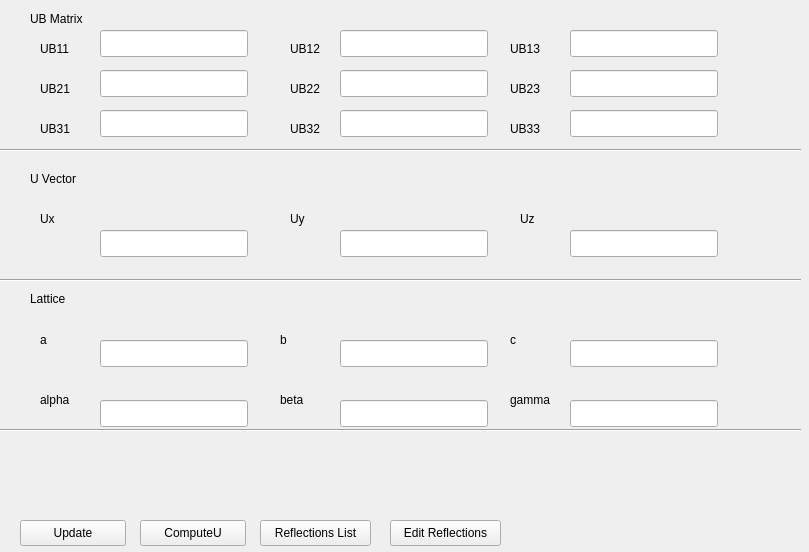
<?xml version="1.0" encoding="UTF-8"?>
<ui version="4.0">
 <class>ubmatrix</class>
 <widget class="TaurusWidget" name="ubmatrix">
  <property name="geometry">
   <rect>
    <x>0</x>
    <y>0</y>
    <width>809</width>
    <height>552</height>
   </rect>
  </property>
  <property name="windowTitle">
   <string>Form</string>
  </property>
  <widget class="QLabel" name="ub11label">
   <property name="geometry">
    <rect>
     <x>40</x>
     <y>40</y>
     <width>41</width>
     <height>17</height>
    </rect>
   </property>
   <property name="text">
    <string>UB11</string>
   </property>
  </widget>
  <widget class="TaurusValueLineEdit" name="taurusub11value">
   <property name="geometry">
    <rect>
     <x>100</x>
     <y>30</y>
     <width>148</width>
     <height>27</height>
    </rect>
   </property>
   <property name="readOnly">
    <bool>true</bool>
   </property>
  </widget>
  <widget class="QPushButton" name="UpdateButton">
   <property name="geometry">
    <rect>
     <x>20</x>
     <y>520</y>
     <width>106</width>
     <height>26</height>
    </rect>
   </property>
   <property name="text">
    <string>Update</string>
   </property>
  </widget>
  <widget class="QLabel" name="ub12label">
   <property name="geometry">
    <rect>
     <x>290</x>
     <y>40</y>
     <width>41</width>
     <height>17</height>
    </rect>
   </property>
   <property name="text">
    <string>UB12</string>
   </property>
  </widget>
  <widget class="QLabel" name="ub13label">
   <property name="geometry">
    <rect>
     <x>510</x>
     <y>40</y>
     <width>41</width>
     <height>17</height>
    </rect>
   </property>
   <property name="text">
    <string>UB13</string>
   </property>
  </widget>
  <widget class="QLabel" name="ub21label">
   <property name="geometry">
    <rect>
     <x>40</x>
     <y>80</y>
     <width>41</width>
     <height>17</height>
    </rect>
   </property>
   <property name="text">
    <string>UB21</string>
   </property>
  </widget>
  <widget class="QLabel" name="ub22label">
   <property name="geometry">
    <rect>
     <x>290</x>
     <y>80</y>
     <width>41</width>
     <height>17</height>
    </rect>
   </property>
   <property name="text">
    <string>UB22</string>
   </property>
  </widget>
  <widget class="QLabel" name="ub23label">
   <property name="geometry">
    <rect>
     <x>510</x>
     <y>80</y>
     <width>41</width>
     <height>17</height>
    </rect>
   </property>
   <property name="text">
    <string>UB23</string>
   </property>
  </widget>
  <widget class="QLabel" name="ub31label">
   <property name="geometry">
    <rect>
     <x>40</x>
     <y>120</y>
     <width>41</width>
     <height>17</height>
    </rect>
   </property>
   <property name="text">
    <string>UB31</string>
   </property>
  </widget>
  <widget class="QLabel" name="ub32label">
   <property name="geometry">
    <rect>
     <x>290</x>
     <y>120</y>
     <width>41</width>
     <height>17</height>
    </rect>
   </property>
   <property name="text">
    <string>UB32</string>
   </property>
  </widget>
  <widget class="QLabel" name="ub33label">
   <property name="geometry">
    <rect>
     <x>510</x>
     <y>120</y>
     <width>41</width>
     <height>17</height>
    </rect>
   </property>
   <property name="text">
    <string>UB33</string>
   </property>
  </widget>
  <widget class="TaurusValueLineEdit" name="taurusub12value">
   <property name="geometry">
    <rect>
     <x>340</x>
     <y>30</y>
     <width>148</width>
     <height>27</height>
    </rect>
   </property>
   <property name="readOnly">
    <bool>true</bool>
   </property>
  </widget>
  <widget class="TaurusValueLineEdit" name="taurusub13value">
   <property name="geometry">
    <rect>
     <x>570</x>
     <y>30</y>
     <width>148</width>
     <height>27</height>
    </rect>
   </property>
   <property name="readOnly">
    <bool>true</bool>
   </property>
  </widget>
  <widget class="TaurusValueLineEdit" name="taurusub21value">
   <property name="geometry">
    <rect>
     <x>100</x>
     <y>70</y>
     <width>148</width>
     <height>27</height>
    </rect>
   </property>
   <property name="readOnly">
    <bool>true</bool>
   </property>
  </widget>
  <widget class="TaurusValueLineEdit" name="taurusub22value">
   <property name="geometry">
    <rect>
     <x>340</x>
     <y>70</y>
     <width>148</width>
     <height>27</height>
    </rect>
   </property>
   <property name="readOnly">
    <bool>true</bool>
   </property>
  </widget>
  <widget class="TaurusValueLineEdit" name="taurusub23value">
   <property name="geometry">
    <rect>
     <x>570</x>
     <y>70</y>
     <width>148</width>
     <height>27</height>
    </rect>
   </property>
   <property name="readOnly">
    <bool>true</bool>
   </property>
  </widget>
  <widget class="TaurusValueLineEdit" name="taurusub31value">
   <property name="geometry">
    <rect>
     <x>100</x>
     <y>110</y>
     <width>148</width>
     <height>27</height>
    </rect>
   </property>
   <property name="readOnly">
    <bool>true</bool>
   </property>
  </widget>
  <widget class="TaurusValueLineEdit" name="taurusub32value">
   <property name="geometry">
    <rect>
     <x>340</x>
     <y>110</y>
     <width>148</width>
     <height>27</height>
    </rect>
   </property>
   <property name="readOnly">
    <bool>true</bool>
   </property>
  </widget>
  <widget class="TaurusValueLineEdit" name="taurusub33value">
   <property name="geometry">
    <rect>
     <x>570</x>
     <y>110</y>
     <width>148</width>
     <height>27</height>
    </rect>
   </property>
   <property name="readOnly">
    <bool>true</bool>
   </property>
  </widget>
  <widget class="QPushButton" name="ComputeUButton">
   <property name="geometry">
    <rect>
     <x>140</x>
     <y>520</y>
     <width>106</width>
     <height>26</height>
    </rect>
   </property>
   <property name="text">
    <string>ComputeU</string>
   </property>
  </widget>
  <widget class="Line" name="line">
   <property name="geometry">
    <rect>
     <x>0</x>
     <y>140</y>
     <width>801</width>
     <height>20</height>
    </rect>
   </property>
   <property name="orientation">
    <enum>Qt::Horizontal</enum>
   </property>
  </widget>
  <widget class="TaurusValueLineEdit" name="taurusuxeditvalue">
   <property name="geometry">
    <rect>
     <x>100</x>
     <y>230</y>
     <width>148</width>
     <height>27</height>
    </rect>
   </property>
  </widget>
  <widget class="TaurusValueLineEdit" name="taurusuyeditvalue">
   <property name="geometry">
    <rect>
     <x>340</x>
     <y>230</y>
     <width>148</width>
     <height>27</height>
    </rect>
   </property>
  </widget>
  <widget class="QLabel" name="uxlabel">
   <property name="geometry">
    <rect>
     <x>40</x>
     <y>210</y>
     <width>41</width>
     <height>17</height>
    </rect>
   </property>
   <property name="text">
    <string>Ux</string>
   </property>
  </widget>
  <widget class="TaurusValueLineEdit" name="taurusuzeditvalue">
   <property name="geometry">
    <rect>
     <x>570</x>
     <y>230</y>
     <width>148</width>
     <height>27</height>
    </rect>
   </property>
  </widget>
  <widget class="QLabel" name="uylabel">
   <property name="geometry">
    <rect>
     <x>290</x>
     <y>210</y>
     <width>41</width>
     <height>17</height>
    </rect>
   </property>
   <property name="text">
    <string>Uy</string>
   </property>
  </widget>
  <widget class="QLabel" name="uzlabel">
   <property name="geometry">
    <rect>
     <x>520</x>
     <y>210</y>
     <width>41</width>
     <height>17</height>
    </rect>
   </property>
   <property name="text">
    <string>Uz</string>
   </property>
  </widget>
  <widget class="Line" name="line_2">
   <property name="geometry">
    <rect>
     <x>0</x>
     <y>270</y>
     <width>801</width>
     <height>20</height>
    </rect>
   </property>
   <property name="orientation">
    <enum>Qt::Horizontal</enum>
   </property>
  </widget>
  <widget class="QLabel" name="ublabel">
   <property name="geometry">
    <rect>
     <x>30</x>
     <y>10</y>
     <width>71</width>
     <height>17</height>
    </rect>
   </property>
   <property name="text">
    <string>UB Matrix</string>
   </property>
  </widget>
  <widget class="QLabel" name="uvector_label">
   <property name="geometry">
    <rect>
     <x>30</x>
     <y>170</y>
     <width>71</width>
     <height>17</height>
    </rect>
   </property>
   <property name="text">
    <string>U Vector</string>
   </property>
  </widget>
  <widget class="QLabel" name="lattice_label">
   <property name="geometry">
    <rect>
     <x>30</x>
     <y>290</y>
     <width>71</width>
     <height>17</height>
    </rect>
   </property>
   <property name="text">
    <string>Lattice</string>
   </property>
  </widget>
  <widget class="QLabel" name="a_lattice_label">
   <property name="geometry">
    <rect>
     <x>40</x>
     <y>330</y>
     <width>21</width>
     <height>20</height>
    </rect>
   </property>
   <property name="text">
    <string>a</string>
   </property>
  </widget>
  <widget class="QLabel" name="b_lattice_label">
   <property name="geometry">
    <rect>
     <x>280</x>
     <y>330</y>
     <width>21</width>
     <height>20</height>
    </rect>
   </property>
   <property name="text">
    <string>b</string>
   </property>
  </widget>
  <widget class="QLabel" name="c_lattice_label">
   <property name="geometry">
    <rect>
     <x>510</x>
     <y>330</y>
     <width>21</width>
     <height>20</height>
    </rect>
   </property>
   <property name="text">
    <string>c</string>
   </property>
  </widget>
  <widget class="QLabel" name="alpha_lattice_label">
   <property name="geometry">
    <rect>
     <x>40</x>
     <y>390</y>
     <width>41</width>
     <height>20</height>
    </rect>
   </property>
   <property name="text">
    <string>alpha</string>
   </property>
  </widget>
  <widget class="QLabel" name="beta_lattice_label">
   <property name="geometry">
    <rect>
     <x>280</x>
     <y>390</y>
     <width>41</width>
     <height>20</height>
    </rect>
   </property>
   <property name="text">
    <string>beta</string>
   </property>
  </widget>
  <widget class="QLabel" name="gamma_lattice_label">
   <property name="geometry">
    <rect>
     <x>510</x>
     <y>390</y>
     <width>61</width>
     <height>20</height>
    </rect>
   </property>
   <property name="text">
    <string>gamma</string>
   </property>
  </widget>
  <widget class="TaurusValueLineEdit" name="taurusalatticeeditvalue">
   <property name="geometry">
    <rect>
     <x>100</x>
     <y>340</y>
     <width>148</width>
     <height>27</height>
    </rect>
   </property>
  </widget>
  <widget class="TaurusValueLineEdit" name="taurusblatticeeditvalue">
   <property name="geometry">
    <rect>
     <x>340</x>
     <y>340</y>
     <width>148</width>
     <height>27</height>
    </rect>
   </property>
  </widget>
  <widget class="TaurusValueLineEdit" name="taurusclatticeeditvalue">
   <property name="geometry">
    <rect>
     <x>570</x>
     <y>340</y>
     <width>148</width>
     <height>27</height>
    </rect>
   </property>
  </widget>
  <widget class="TaurusValueLineEdit" name="taurusalphalatticeeditvalue">
   <property name="geometry">
    <rect>
     <x>100</x>
     <y>400</y>
     <width>148</width>
     <height>27</height>
    </rect>
   </property>
  </widget>
  <widget class="TaurusValueLineEdit" name="taurusbetalatticeeditvalue">
   <property name="geometry">
    <rect>
     <x>340</x>
     <y>400</y>
     <width>148</width>
     <height>27</height>
    </rect>
   </property>
  </widget>
  <widget class="TaurusValueLineEdit" name="taurusgammalatticeeditvalue">
   <property name="geometry">
    <rect>
     <x>570</x>
     <y>400</y>
     <width>148</width>
     <height>27</height>
    </rect>
   </property>
  </widget>
  <widget class="Line" name="line_3">
   <property name="geometry">
    <rect>
     <x>0</x>
     <y>420</y>
     <width>801</width>
     <height>20</height>
    </rect>
   </property>
   <property name="orientation">
    <enum>Qt::Horizontal</enum>
   </property>
  </widget>
  <widget class="QPushButton" name="ReflectionsListButton">
   <property name="geometry">
    <rect>
     <x>260</x>
     <y>520</y>
     <width>111</width>
     <height>26</height>
    </rect>
   </property>
   <property name="text">
    <string>Reflections List</string>
   </property>
  </widget>
  <widget class="TaurusLabel" name="taurusuxvalue">
   <property name="geometry">
    <rect>
     <x>100</x>
     <y>200</y>
     <width>148</width>
     <height>20</height>
    </rect>
   </property>
  </widget>
  <widget class="TaurusLabel" name="taurusuyvalue">
   <property name="geometry">
    <rect>
     <x>340</x>
     <y>200</y>
     <width>148</width>
     <height>20</height>
    </rect>
   </property>
  </widget>
  <widget class="TaurusLabel" name="taurusuzvalue">
   <property name="geometry">
    <rect>
     <x>570</x>
     <y>200</y>
     <width>148</width>
     <height>20</height>
    </rect>
   </property>
  </widget>
  <widget class="TaurusLabel" name="taurusalatticevalue">
   <property name="geometry">
    <rect>
     <x>100</x>
     <y>320</y>
     <width>148</width>
     <height>20</height>
    </rect>
   </property>
  </widget>
  <widget class="TaurusLabel" name="taurusblatticevalue">
   <property name="geometry">
    <rect>
     <x>340</x>
     <y>320</y>
     <width>148</width>
     <height>20</height>
    </rect>
   </property>
  </widget>
  <widget class="TaurusLabel" name="taurusclatticevalue">
   <property name="geometry">
    <rect>
     <x>570</x>
     <y>320</y>
     <width>148</width>
     <height>20</height>
    </rect>
   </property>
  </widget>
  <widget class="TaurusLabel" name="taurusalphalatticevalue">
   <property name="geometry">
    <rect>
     <x>100</x>
     <y>380</y>
     <width>148</width>
     <height>20</height>
    </rect>
   </property>
  </widget>
  <widget class="TaurusLabel" name="taurusbetalatticevalue">
   <property name="geometry">
    <rect>
     <x>340</x>
     <y>380</y>
     <width>148</width>
     <height>20</height>
    </rect>
   </property>
  </widget>
  <widget class="TaurusLabel" name="taurusgammalatticevalue">
   <property name="geometry">
    <rect>
     <x>570</x>
     <y>380</y>
     <width>148</width>
     <height>20</height>
    </rect>
   </property>
  </widget>
  <widget class="QPushButton" name="EditReflectionsButton">
   <property name="geometry">
    <rect>
     <x>390</x>
     <y>520</y>
     <width>111</width>
     <height>26</height>
    </rect>
   </property>
   <property name="text">
    <string>Edit Reflections</string>
   </property>
  </widget>
 </widget>
 <customwidgets>
  <customwidget>
   <class>TaurusWidget</class>
   <extends>QWidget</extends>
   <header>taurus.qt.qtgui.container</header>
   <container>1</container>
  </customwidget>
  <customwidget>
   <class>TaurusLabel</class>
   <extends>QLabel</extends>
   <header>taurus.qt.qtgui.display</header>
  </customwidget>
  <customwidget>
   <class>TaurusValueLineEdit</class>
   <extends>QLineEdit</extends>
   <header>taurus.qt.qtgui.input</header>
  </customwidget>
 </customwidgets>
 <resources/>
 <connections/>
</ui>
